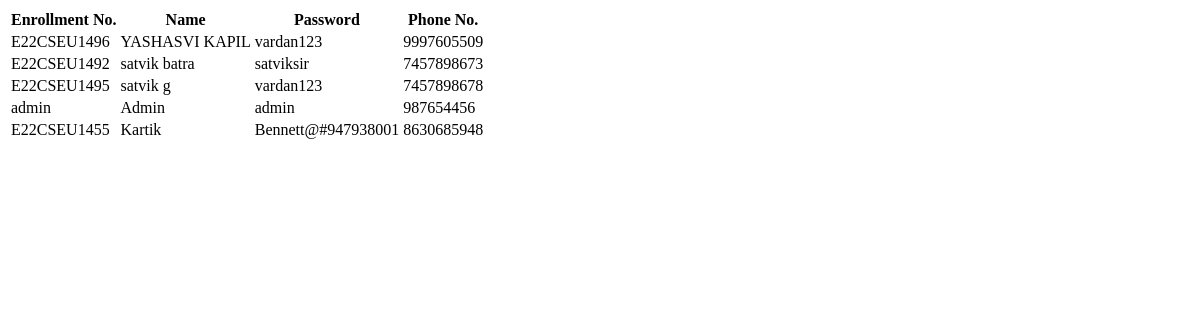
/table, run on an earlier commit of the app's database.
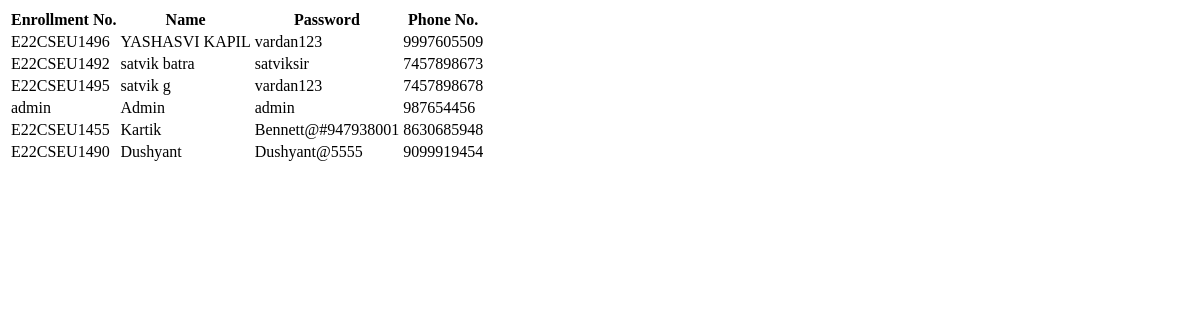
And on a later commit of the database.
### tables this page shows
CREATE TABLE USERS(
ID VARCHAR  PRIMARY KEY NOT NULL,
NAME VARCHAR NOT NULL,
PASSWORD VARCHAR NOT NULL,
MOBILE VARCHAR
);

### main/routes.py (the view)
@app.route("/table")
def table():
    db = sqlite3.connect("USERS.db")
    curr = db.cursor()
    curr.execute("select * from users")
    result = curr.fetchall()
    return render_template("table.html", items=result)

### main/templates/table.html (shortened to what this page needs)
<!DOCTYPE html>
<html lang="en">
  <head>
  </head>
  <body>
    <table>
      <tr>
        <th>Enrollment No.</th>
        <th>Name</th>
        <th>Password</th>
        <th>Phone No.</th>
      </tr>
      {% for i in items %}
      <tr>
        <td>{{ i[0] }}</td>
        <td>{{ i[1] }}</td>
        <td>{{ i[2] }}</td>
        <td>{{ i[3] }}</td>
      </tr>
      {% endfor %}
    </table>
  </body>
</html>

What changed in the data, as far as the page shows it:
added USERS: ID "E22CSEU1490", NAME "Dushyant", PASSWORD "Dushyant@5555", MOBILE "9099919454"
